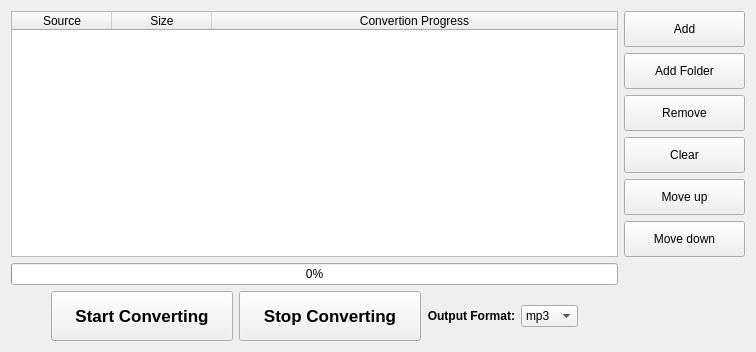
      <widget class="QWidget" name="page">
       <layout class="QVBoxLayout" name="verticalLayout_2">
        <item>
         <layout class="QGridLayout" name="gridLayout">
          <item row="0" column="0">
           <widget class="QTableWidget" name="tableWidget">
            <property name="sizePolicy">
             <sizepolicy hsizetype="Fixed" vsizetype="Expanding">
              <horstretch>0</horstretch>
              <verstretch>0</verstretch>
             </sizepolicy>
            </property>
            <property name="minimumSize">
             <size>
              <width>0</width>
              <height>0</height>
             </size>
            </property>
            <property name="maximumSize">
             <size>
              <width>16777214</width>
              <height>16777215</height>
             </size>
            </property>
            <property name="contextMenuPolicy">
             <enum>Qt::CustomContextMenu</enum>
            </property>
            <property name="verticalScrollBarPolicy">
             <enum>Qt::ScrollBarAsNeeded</enum>
            </property>
            <property name="horizontalScrollBarPolicy">
             <enum>Qt::ScrollBarAlwaysOff</enum>
            </property>
            <property name="editTriggers">
             <set>QAbstractItemView::NoEditTriggers</set>
            </property>
            <property name="selectionMode">
             <enum>QAbstractItemView::SingleSelection</enum>
            </property>
            <property name="selectionBehavior">
             <enum>QAbstractItemView::SelectRows</enum>
            </property>
            <attribute name="horizontalHeaderMinimumSectionSize">
             <number>100</number>
            </attribute>
            <attribute name="horizontalHeaderStretchLastSection">
             <bool>true</bool>
            </attribute>
            <column>
             <property name="text">
              <string>Source</string>
             </property>
            </column>
            <column>
             <property name="text">
              <string>Size</string>
             </property>
            </column>
            <column>
             <property name="text">
              <string>Convertion Progress</string>
             </property>
            </column>
           </widget>
          </item>
          <item row="0" column="1">
           <layout class="QVBoxLayout" name="verticalLayout">
            <item>
             <widget class="QPushButton" name="addBtn">
              <property name="sizePolicy">
               <sizepolicy hsizetype="Fixed" vsizetype="Fixed">
                <horstretch>0</horstretch>
                <verstretch>0</verstretch>
               </sizepolicy>
              </property>
              <property name="minimumSize">
               <size>
                <width>121</width>
                <height>36</height>
               </size>
              </property>
              <property name="maximumSize">
               <size>
                <width>121</width>
                <height>36</height>
               </size>
              </property>
              <property name="text">
               <string>Add</string>
              </property>
              <property name="icon">
               <iconset theme="list-add">
                <normaloff/>
               </iconset>
              </property>
             </widget>
            </item>
            <item>
             <widget class="QPushButton" name="addfolder">
              <property name="minimumSize">
               <size>
                <width>121</width>
                <height>36</height>
               </size>
              </property>
              <property name="maximumSize">
               <size>
                <width>121</width>
                <height>36</height>
               </size>
              </property>
              <property name="text">
               <string>Add Folder</string>
              </property>
              <property name="icon">
               <iconset theme="folder-new">
                <normaloff/>
               </iconset>
              </property>
             </widget>
            </item>
            <item>
             <widget class="QPushButton" name="removeBtn">
              <property name="sizePolicy">
               <sizepolicy hsizetype="Fixed" vsizetype="Fixed">
                <horstretch>0</horstretch>
                <verstretch>0</verstretch>
               </sizepolicy>
              </property>
              <property name="minimumSize">
               <size>
                <width>121</width>
                <height>36</height>
               </size>
              </property>
              <property name="maximumSize">
               <size>
                <width>121</width>
                <height>36</height>
               </size>
              </property>
              <property name="text">
               <string>Remove</string>
              </property>
              <property name="icon">
               <iconset theme="list-remove">
                <normaloff/>
               </iconset>
              </property>
             </widget>
            </item>
            <item>
             <widget class="QPushButton" name="clearBtn">
              <property name="sizePolicy">
               <sizepolicy hsizetype="Fixed" vsizetype="Fixed">
                <horstretch>0</horstretch>
                <verstretch>0</verstretch>
               </sizepolicy>
              </property>
              <property name="minimumSize">
               <size>
                <width>121</width>
                <height>36</height>
               </size>
              </property>
              <property name="maximumSize">
               <size>
                <width>121</width>
                <height>36</height>
               </size>
              </property>
              <property name="text">
               <string>Clear</string>
              </property>
              <property name="icon">
               <iconset theme="edit-delete">
                <normaloff/>
               </iconset>
              </property>
             </widget>
            </item>
            <item>
             <widget class="QPushButton" name="moveupButton">
              <property name="minimumSize">
               <size>
                <width>121</width>
                <height>36</height>
               </size>
              </property>
              <property name="maximumSize">
               <size>
                <width>121</width>
                <height>36</height>
               </size>
              </property>
              <property name="text">
               <string>Move up</string>
              </property>
              <property name="icon">
               <iconset theme="go-up">
                <normaloff/>
               </iconset>
              </property>
             </widget>
            </item>
            <item>
             <widget class="QPushButton" name="movedownButton">
              <property name="minimumSize">
               <size>
                <width>121</width>
                <height>36</height>
               </size>
              </property>
              <property name="maximumSize">
               <size>
                <width>121</width>
                <height>36</height>
               </size>
              </property>
              <property name="text">
               <string>Move down</string>
              </property>
              <property name="icon">
               <iconset theme="go-down">
                <normaloff/>
               </iconset>
              </property>
             </widget>
            </item>
           </layout>
          </item>
          <item row="1" column="0">
           <widget class="QProgressBar" name="progressBar">
            <property name="value">
             <number>0</number>
            </property>
           </widget>
          </item>
          <item row="2" column="0">
           <layout class="QHBoxLayout" name="horizontalLayout_5">
            <item>
             <spacer name="horizontalSpacer_4">
              <property name="orientation">
               <enum>Qt::Horizontal</enum>
              </property>
              <property name="sizeHint" stdset="0">
               <size>
                <width>40</width>
                <height>20</height>
               </size>
              </property>
             </spacer>
            </item>
            <item>
             <widget class="QPushButton" name="startBtn">
              <property name="minimumSize">
               <size>
                <width>182</width>
                <height>50</height>
               </size>
              </property>
              <property name="maximumSize">
               <size>
                <width>182</width>
                <height>50</height>
               </size>
              </property>
              <property name="font">
               <font>
                <pointsize>13</pointsize>
                <weight>75</weight>
                <bold>true</bold>
               </font>
              </property>
              <property name="text">
               <string>Start Converting</string>
              </property>
              <property name="icon">
               <iconset theme="media-playback-start">
                <normaloff>:/icons/Pictures/Start.png</normaloff>:/icons/Pictures/Start.png</iconset>
              </property>
              <property name="iconSize">
               <size>
                <width>20</width>
                <height>20</height>
               </size>
              </property>
             </widget>
            </item>
            <item>
             <widget class="QPushButton" name="stop">
              <property name="minimumSize">
               <size>
                <width>182</width>
                <height>50</height>
               </size>
              </property>
              <property name="maximumSize">
               <size>
                <width>182</width>
                <height>50</height>
               </size>
              </property>
              <property name="font">
               <font>
                <pointsize>13</pointsize>
                <weight>75</weight>
                <bold>true</bold>
               </font>
              </property>
              <property name="text">
               <string>Stop Converting</string>
              </property>
              <property name="icon">
               <iconset theme="media-playback-stop">
                <normaloff/>
               </iconset>
              </property>
              <property name="iconSize">
               <size>
                <width>20</width>
                <height>20</height>
               </size>
              </property>
             </widget>
            </item>
            <item>
             <layout class="QHBoxLayout" name="horizontalLayout_4">
              <item>
               <widget class="QLabel" name="formatLabel">
                <property name="font">
                 <font>
                  <weight>75</weight>
                  <bold>true</bold>
                 </font>
                </property>
                <property name="text">
                 <string>Output Format:</string>
                </property>
                <property name="alignment">
                 <set>Qt::AlignRight|Qt::AlignTrailing|Qt::AlignVCenter</set>
                </property>
               </widget>
              </item>
              <item>
               <widget class="QComboBox" name="outputFormatComboBox">
                <property name="sizePolicy">
                 <sizepolicy hsizetype="Fixed" vsizetype="Fixed">
                  <horstretch>0</horstretch>
                  <verstretch>0</verstretch>
                 </sizepolicy>
                </property>
                <item>
                 <property name="text">
                  <string>mp3</string>
                 </property>
                </item>
                <item>
                 <property name="text">
                  <string>wav</string>
                 </property>
                </item>
                <item>
                 <property name="text">
                  <string>ogg</string>
                 </property>
                </item>
                <item>
                 <property name="text">
                  <string>wma</string>
                 </property>
                </item>
                <item>
                 <property name="text">
                  <string>flac</string>
                 </property>
                </item>
                <item>
                 <property name="text">
                  <string>m4r</string>
                 </property>
                </item>
                <item>
                 <property name="text">
                  <string>aac</string>
                 </property>
                </item>
                <item>
                 <property name="text">
                  <string>m4a</string>
                 </property>
                </item>
                <item>
                 <property name="text">
                  <string>mp2</string>
                 </property>
                </item>
               </widget>
              </item>
             </layout>
            </item>
            <item>
             <spacer name="horizontalSpacer_3">
              <property name="orientation">
               <enum>Qt::Horizontal</enum>
              </property>
              <property name="sizeHint" stdset="0">
               <size>
                <width>40</width>
                <height>20</height>
               </size>
              </property>
             </spacer>
            </item>
           </layout>
          </item>
         </layout>
        </item>
       </layout>
      </widget>
